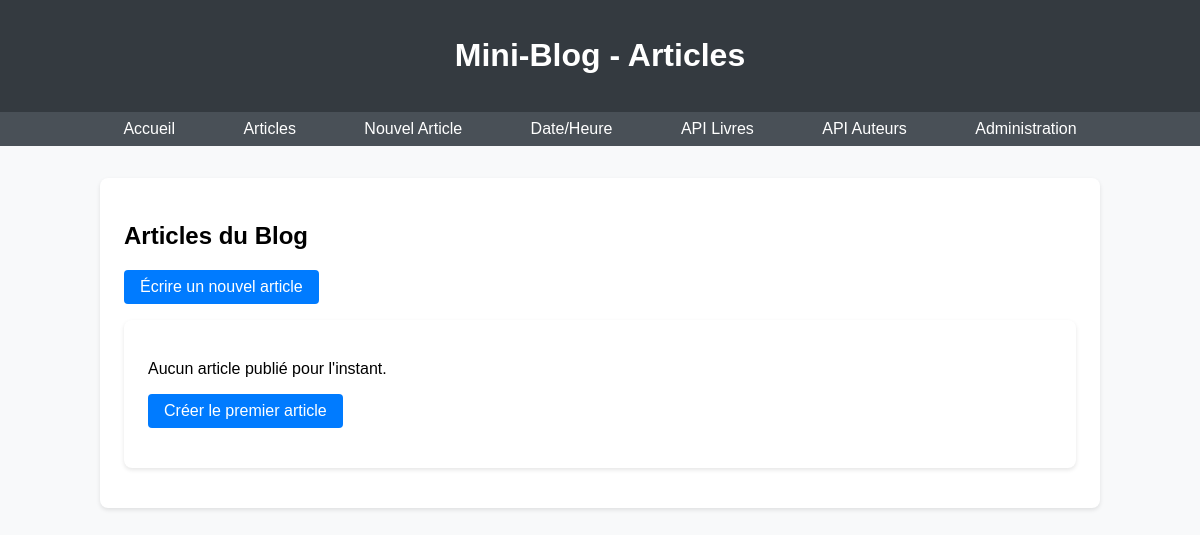
The page /articles/ on the database as committed earlier.
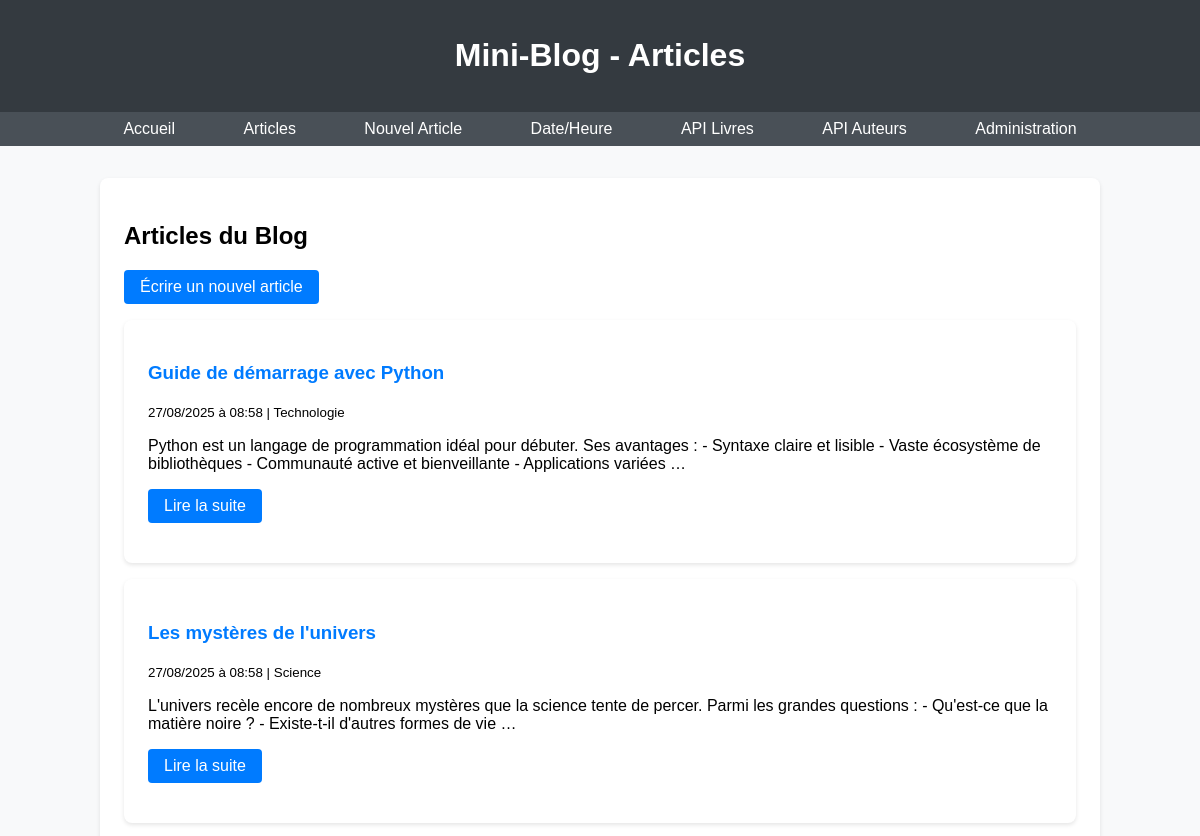
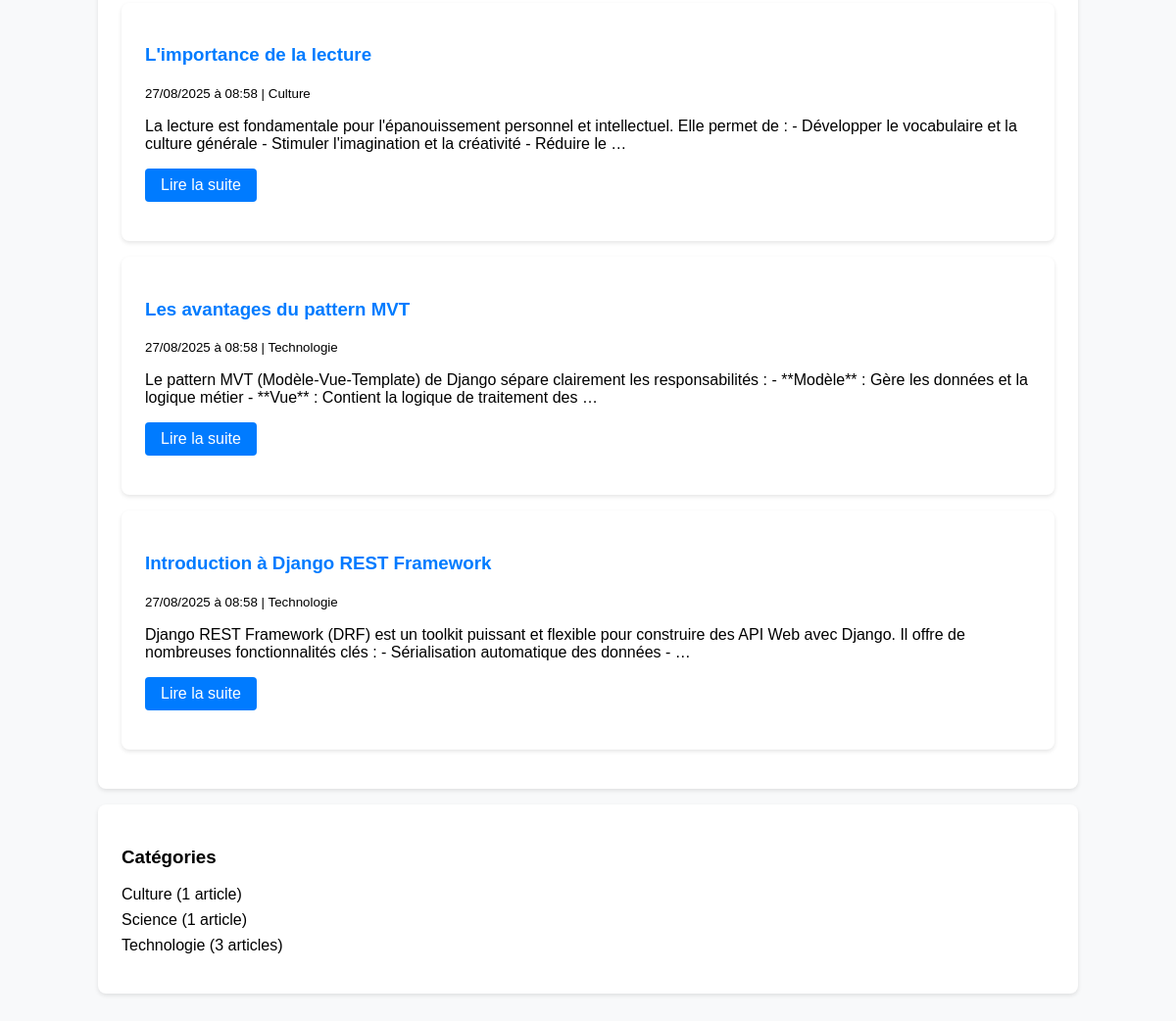
The same page on the database as committed later (2 pictures, top to bottom).
### bibliotheque/models.py (models this page shows, shortened)
class Article(models.Model):
    titre = models.CharField(max_length=200)
    contenu = models.TextField()
    date = models.DateTimeField(auto_now_add=True)
    categorie = models.ForeignKey(Categorie, on_delete=models.CASCADE, related_name='articles')
    class Meta:
        ordering = ['-date']

class Categorie(models.Model):
    nom = models.CharField(max_length=50)
    class Meta:
        ordering = ['nom']

### bibliotheque/views.py (the view)
# urls.py: path('articles/', ArticleListView.as_view(), name='article-list'),
class ArticleListView(ListView):
    model = Article
    template_name = 'bibliotheque/article_list.html'
    context_object_name = 'articles'
    paginate_by = 5
    ordering = ['-date']
    def get_context_data(self, **kwargs):
        context = super().get_context_data(**kwargs)
        context['categories'] = Categorie.objects.all()
        return context

### bibliotheque/templates/bibliotheque/article_list.html (shortened to what this page needs)
{% extends 'bibliotheque/base.html' %}
{% block header_title %}Mini-Blog - Articles{% endblock %}
{% block content %}
    <div class="card">
        <h2>Articles du Blog</h2>
        <p>
            <a href="{% url 'article-create' %}" class="btn">Écrire un nouvel article</a>
        </p>
        {% if articles %}
            {% for article in articles %}
                <div class="card">
                    <h3>
                        <a href="{% url 'article-detail' article.pk %}" style="text-decoration: none; color: #007bff;">
                            {{ article.titre }}
                        </a>
                    </h3>
                    <p>
                        <small>
                            {{ article.date|date:"d/m/Y à H:i" }} |
                            {{ article.categorie.nom }}
                        </small>
                    </p>
                    <p>{{ article.contenu|truncatewords:30 }}</p>
                    <p>
                        <a href="{% url 'article-detail' article.pk %}" class="btn">Lire la suite</a>
                    </p>
                </div>
            {% endfor %}
        {% else %}
            <div class="card">
                <p>Aucun article publié pour l'instant.</p>
                <p>
                    <a href="{% url 'article-create' %}" class="btn">Créer le premier article</a>
                </p>
            </div>
        {% endif %}
    </div>
    {% if categories %}
        <div class="card">
            <h3>Catégories</h3>
            <ul style="list-style: none; padding: 0;">
                {% for categorie in categories %}
                    <li style="margin: 0.5rem 0;">
                        {{ categorie.nom }} ({{ categorie.articles.count }} article{{ categorie.articles.count|pluralize }})
                    </li>
                {% endfor %}
            </ul>
        </div>
    {% endif %}
{% endblock %}

### bibliotheque/templates/bibliotheque/base.html (shortened to what this page needs)
<!DOCTYPE html>
<html lang="fr">
<head>
</head>
<body>
    <header class="header">
        <h1>{% block header_title %}Bibliothèque & Mini-Blog{% endblock %}</h1>
    </header>
    <nav class="nav">
        <a href="{% url 'home' %}">Accueil</a>
        <a href="{% url 'article-list' %}">Articles</a>
        <a href="{% url 'article-create' %}">Nouvel Article</a>
        <a href="{% url 'current-datetime' %}">Date/Heure</a>
        <a href="/api/livres/">API Livres</a>
        <a href="/api/auteurs/">API Auteurs</a>
        <a href="/admin/">Administration</a>
    </nav>
    <div class="container">
        {% block content %}
        {% endblock %}
    </div>
</body>
</html>

### bibliotheque/templates/bibliotheque/base.html (style rules this page uses)
body { font-family: Arial, sans-serif; margin: 0; padding: 0; background-color: #f8f9fa; }
.header { background: #343a40; color: white; padding: 1rem; text-align: center; }
.nav { background: #495057; padding: 0.5rem; text-align: center; }
.nav a { color: white; text-decoration: none; margin: 0 1rem; padding: 0.5rem 1rem; border-radius: 4px; }
.container { max-width: 1000px; margin: 2rem auto; padding: 0 1rem; }
.card { background: white; border-radius: 8px; padding: 1.5rem; margin-bottom: 1rem; box-shadow: 0 2px 4px rgba(0,0,0,0.1); }
.btn { display: inline-block; padding: 0.5rem 1rem; background: #007bff; color: white; text-decoration: none; border-radius: 4px; border: none; cursor: pointer; }

Rows that differ between the two databases and show on the page:
added Article: titre "Guide de démarrage avec Python", date "27/08/2025 à 08:58", categorie.nom "Technologie", contenu "Python est un langage de programmation idéal pour débuter. Ses avantages : - Syntaxe claire et lisible - Vaste écosystème de bibliothèques - Communauté active et bienveillante - Applications variées …"
added Article: titre "Les mystères de l'univers", date "27/08/2025 à 08:58", categorie.nom "Science", contenu "L'univers recèle encore de nombreux mystères que la science tente de percer. Parmi les grandes questions : - Qu'est-ce que la matière noire ? - Existe-t-il d'autres formes de vie …"
added Article: titre "L'importance de la lecture", date "27/08/2025 à 08:58", categorie.nom "Culture", contenu "La lecture est fondamentale pour l'épanouissement personnel et intellectuel. Elle permet de : - Développer le vocabulaire et la culture générale - Stimuler l'imagination et la créativité - Réduire le …"
added Article: titre "Les avantages du pattern MVT", date "27/08/2025 à 08:58", categorie.nom "Technologie", contenu "Le pattern MVT (Modèle-Vue-Template) de Django sépare clairement les responsabilités : - **Modèle** : Gère les données et la logique métier - **Vue** : Contient la logique de traitement des …"
added Article: titre "Introduction à Django REST Framework", date "27/08/2025 à 08:58", categorie.nom "Technologie", contenu "Django REST Framework (DRF) est un toolkit puissant et flexible pour construire des API Web avec Django. Il offre de nombreuses fonctionnalités clés : - Sérialisation automatique des données - …"
added Categorie: nom "Culture", articles.count "1"
added Categorie: nom "Science", articles.count "1"
added Categorie: nom "Technologie", articles.count "3"
Other text that changed with them:
text no longer shown: "Aucun article publié pour l'instant. Créer le premier article"
text now shown: "Catégories"
